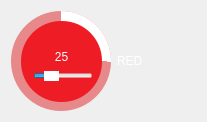
                               <widget class="QFrame" name="frame_43">
                                <property name="frameShape">
                                 <enum>QFrame::NoFrame</enum>
                                </property>
                                <property name="frameShadow">
                                 <enum>QFrame::Raised</enum>
                                </property>
                                <layout class="QHBoxLayout" name="horizontalLayout_13">
                                 <item>
                                  <widget class="QFrame" name="circularProgressBarBase_5">
                                   <property name="minimumSize">
                                    <size>
                                     <width>100</width>
                                     <height>100</height>
                                    </size>
                                   </property>
                                   <property name="maximumSize">
                                    <size>
                                     <width>100</width>
                                     <height>100</height>
                                    </size>
                                   </property>
                                   <property name="frameShape">
                                    <enum>QFrame::NoFrame</enum>
                                   </property>
                                   <property name="frameShadow">
                                    <enum>QFrame::Raised</enum>
                                   </property>
                                   <widget class="QFrame" name="circularProgress_red">
                                    <property name="geometry">
                                     <rect>
                                      <x>0</x>
                                      <y>0</y>
                                      <width>100</width>
                                      <height>100</height>
                                     </rect>
                                    </property>
                                    <property name="styleSheet">
                                     <string notr="true">QFrame{
border-radius:50px;
	background-color: qconicalgradient(cx:0.5, cy:0.5, angle:90, stop:0.748 rgba(0, 0, 0, 9), stop:0.749 rgba(255, 255, 255, 255));

}</string>
                                    </property>
                                    <property name="frameShape">
                                     <enum>QFrame::NoFrame</enum>
                                    </property>
                                    <property name="frameShadow">
                                     <enum>QFrame::Raised</enum>
                                    </property>
                                    <widget class="QFrame" name="container_8">
                                     <property name="geometry">
                                      <rect>
                                       <x>10</x>
                                       <y>10</y>
                                       <width>81</width>
                                       <height>81</height>
                                      </rect>
                                     </property>
                                     <property name="styleSheet">
                                      <string notr="true">QFrame{
	border-radius:40px;
	
	background-color: rgb(238, 29, 37);
}
</string>
                                     </property>
                                     <property name="frameShape">
                                      <enum>QFrame::NoFrame</enum>
                                     </property>
                                     <property name="frameShadow">
                                      <enum>QFrame::Raised</enum>
                                     </property>
                                     <widget class="QLabel" name="label_redChannel_led">
                                      <property name="geometry">
                                       <rect>
                                        <x>0</x>
                                        <y>20</y>
                                        <width>81</width>
                                        <height>31</height>
                                       </rect>
                                      </property>
                                      <property name="styleSheet">
                                       <string notr="true">background-color: rgba(255, 255, 255, 0);
font: 75 14pt &quot;Segoe UI&quot;;
color: rgb(255, 255, 255);</string>
                                      </property>
                                      <property name="text">
                                       <string>25</string>
                                      </property>
                                      <property name="alignment">
                                       <set>Qt::AlignCenter</set>
                                      </property>
                                     </widget>
                                     <widget class="QSlider" name="horizontalSlider_red">
                                      <property name="geometry">
                                       <rect>
                                        <x>12</x>
                                        <y>50</y>
                                        <width>60</width>
                                        <height>10</height>
                                       </rect>
                                      </property>
                                      <property name="styleSheet">
                                       <string notr="true">QSlider{
background-color: rgba(255, 255, 255, 0);
}


QSlider::handle:horizontal {
    background-color: white;
	border-radius:3px;
    }</string>
                                      </property>
                                      <property name="maximum">
                                       <number>99</number>
                                      </property>
                                      <property name="pageStep">
                                       <number>1</number>
                                      </property>
                                      <property name="value">
                                       <number>25</number>
                                      </property>
                                      <property name="orientation">
                                       <enum>Qt::Horizontal</enum>
                                      </property>
                                     </widget>
                                    </widget>
                                   </widget>
                                   <widget class="QFrame" name="circularBg_6">
                                    <property name="geometry">
                                     <rect>
                                      <x>0</x>
                                      <y>0</y>
                                      <width>100</width>
                                      <height>100</height>
                                     </rect>
                                    </property>
                                    <property name="styleSheet">
                                     <string notr="true">QFrame{
border-radius:50px;
	background-color: rgba(238, 29, 37, 120);
}
</string>
                                    </property>
                                    <property name="frameShape">
                                     <enum>QFrame::NoFrame</enum>
                                    </property>
                                    <property name="frameShadow">
                                     <enum>QFrame::Raised</enum>
                                    </property>
                                   </widget>
                                   <zorder>circularBg_6</zorder>
                                   <zorder>circularProgress_red</zorder>
                                  </widget>
                                 </item>
                                 <item>
                                  <widget class="QLabel" name="label_14">
                                   <property name="minimumSize">
                                    <size>
                                     <width>50</width>
                                     <height>0</height>
                                    </size>
                                   </property>
                                   <property name="maximumSize">
                                    <size>
                                     <width>50</width>
                                     <height>16777215</height>
                                    </size>
                                   </property>
                                   <property name="styleSheet">
                                    <string notr="true">font: 75 12pt &quot;Segoe UI&quot;;
color: rgb(255, 255, 255);</string>
                                   </property>
                                   <property name="text">
                                    <string>RED</string>
                                   </property>
                                  </widget>
                                 </item>
                                 <item>
                                  <widget class="QPushButton" name="pushButton_red_intensity">
                                   <property name="minimumSize">
                                    <size>
                                     <width>23</width>
                                     <height>23</height>
                                    </size>
                                   </property>
                                   <property name="maximumSize">
                                    <size>
                                     <width>23</width>
                                     <height>23</height>
                                    </size>
                                   </property>
                                   <property name="styleSheet">
                                    <string notr="true">QPushButton{
	border:none;
	background-image: url(:/floresansPrefix/redPressed.png);
}</string>
                                   </property>
                                   <property name="text">
                                    <string/>
                                   </property>
                                  </widget>
                                 </item>
                                </layout>
                               </widget>
